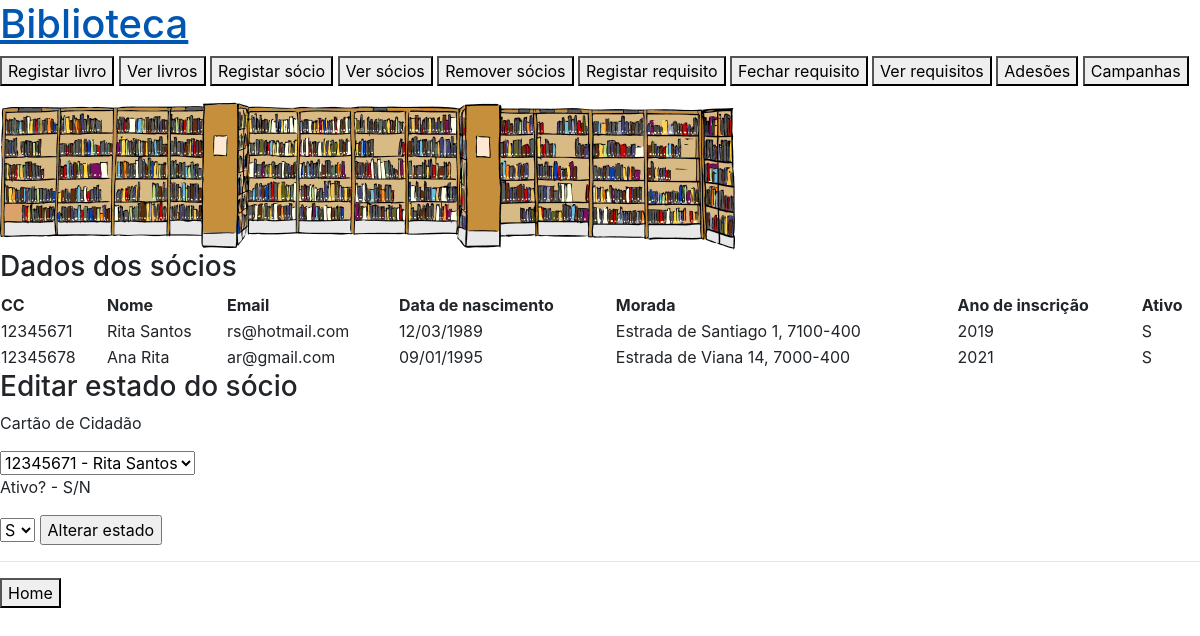
The page /ver_soc on the database as committed earlier.
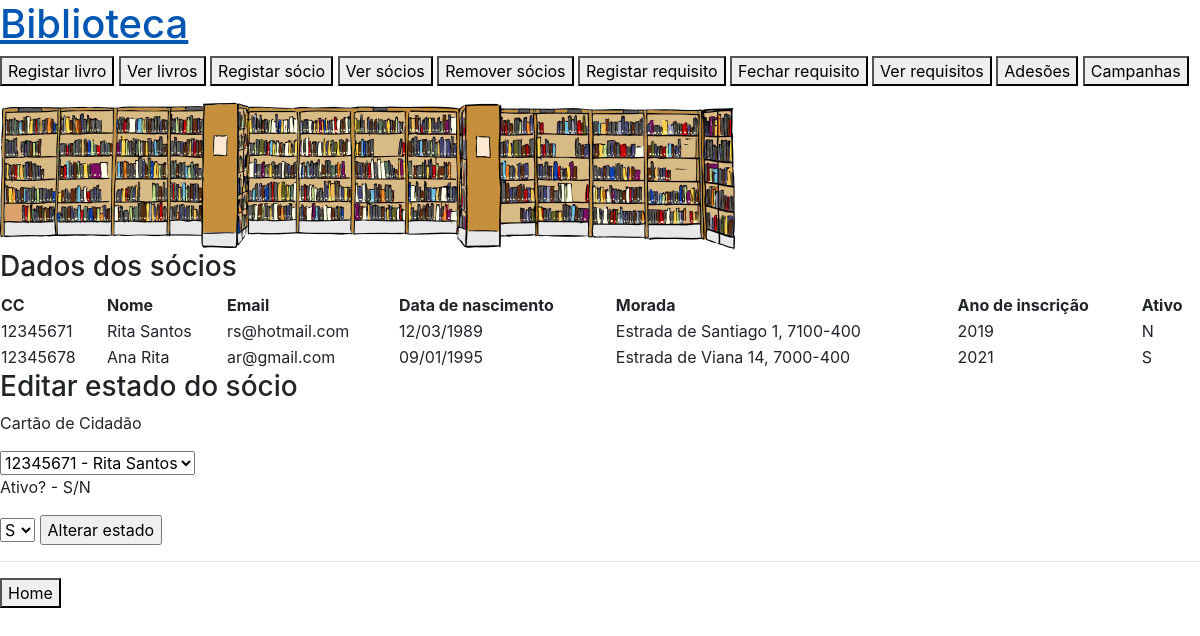
The same page on the database as committed later.
### app.py (models this page shows)
class Socio(db.Model):
    __tablename__ = 'socio'
    cc = db.Column(db.Integer, primary_key=True)
    nome_soc = db.Column(db.String(150))
    email = db.Column(db.String(50))
    data_n = db.Column(db.String(10))
    morada = db.Column(db.String(150))
    ano_inscri = db.Column(db.Integer)
    ativo = db.Column(db.String(1))

### app.py (the view)
@app.route('/ver_soc', methods=['GET'])
def ver_soc():
    socios = Socio.query.all()
    return render_template('ver_soc.html', socios=socios)

### templates/ver_soc.html (shortened to what this page needs)
{% extends "base.html"%}
{%block content%}
<h3>Dados dos sócios</h3>
<table style="width:100%">
  <tr>
    <th>CC</th>
    <th>Nome </th>
    <th>Email</th>
    <th>Data de nascimento</th>
    <th>Morada</th>
    <th>Ano de inscrição</th>
    <th>Ativo</th>
  </tr>
  {% for socio in socios %}
  <tr>
    <td>{{socio.cc}}</td>
    <td>{{socio.nome_soc}}</td>
    <td>{{socio.email}}</td>
    <td>{{socio.data_n}}</td>
    <td>{{socio.morada}}</td>
    <td>{{socio.ano_inscri}}</td>
    <td>{{socio.ativo}}</td>
    {% endfor %}
</table>
<h3>Editar estado do sócio</h3>
<form action="/altera_soc" method="post">
  <p>Cartão de Cidadão</p>
  <select name="ccs" id="ccs">
    {% for socio in socios %}
    <option value="{{ socio.cc }}">{{socio.cc}} - {{socio.nome_soc}}</option>
    {% endfor %}
  </select>
  <p>Ativo? - S/N</p>
  <select name="status" id="status">
    <option value="S">S</option>
  </select>
  <input type="submit" class="sub" value="Alterar estado">
</form>
<hr />
<a href="/"><button type="button">Home</button></a>
{%endblock%}

Rows that differ between the two databases and show on the page:
changed Socio "Rita Santos": ativo "S" → "N"
